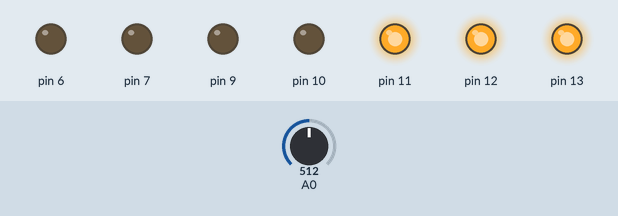
Recording of a sketch running on a simulated Arduino Uno, built with avr-gcc and run on an emulated ATmega328P. Shown: output pins drawn as LEDs (lit = HIGH). The test bench sets the inputs (shaded band); at power-on: A0 = 512.

Above: at 1.2 s.
1.3 s: A0 set to 449
2.8 s: A0 set to 431
At 4.0 s:
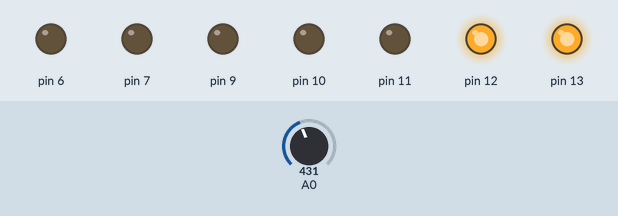
4.3 s: A0 set to 309
5.8 s: A0 set to 277
At 6.4 s:
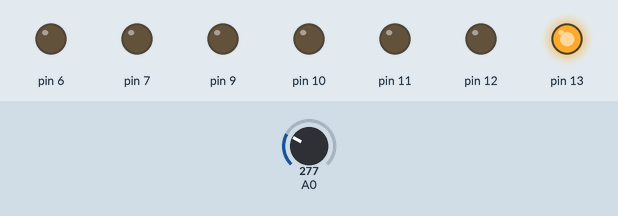
7.3 s: A0 set to 160
8.8 s: A0 set to 137
At 9.9 s:
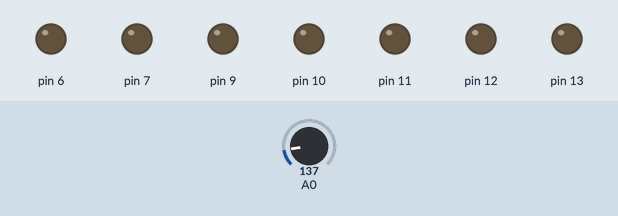
Timing chart, 0 to 11.3 s (numbered marks = the images above; inputs shaded):
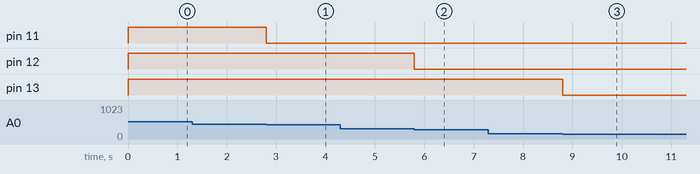

Measured:
- the behaviour switches between 440 and 439 on A0 (found by bisection; images 0 and 1)
- the behaviour switches between 294 and 293 on A0 (found by bisection; images 1 and 2)
- the behaviour switches between 148 and 147 on A0 (found by bisection; images 2 and 3)
- after the input at 1.3 s, every drawn part: stays the same
- after the input at 2.8 s, pin 11: HIGH → LOW at once
- after the input at 4.3 s, every drawn part: stays the same
- after the input at 5.8 s, pin 12: HIGH → LOW at once
- after the input at 7.3 s, every drawn part: stays the same
- after the input at 8.8 s, pin 13: HIGH → LOW at once

The sketch:

Sketch_opdracht_3.ino
```cpp
/*
  Luuk Witters
  Opdracht 3: 7 Ledlampjes met potentiemeter
*/
int input;

void setup()
{

  //Pins toekennen aan hun poort
  Serial.begin(9600);
  pinMode (13, OUTPUT);
  pinMode (12, OUTPUT);
  pinMode (11, OUTPUT);
  pinMode (10, OUTPUT);
  pinMode (9, OUTPUT);
  pinMode (7, OUTPUT);
  pinMode (6, OUTPUT);
}

void loop()
{
  //Analoog waarden van 0 tot/m 700 laten lopen
  input = map(analogRead(0), 0, 1023, 0, 700);


  //Als de input hoger is dan 100, dan gaat de LED aan. Anders gaat die uit.
  if (input > 100)
  {
    digitalWrite(13, HIGH);
  }
  else
    digitalWrite(13, LOW);

  //Als de input hoger is dan 200, dan gaat de LED aan. Anders gaat die uit.
  if (input > 200)
  {
    digitalWrite(12, HIGH);
  }
  else
    digitalWrite(12, LOW);

  //Als de input hoger is dan 300, dan gaat de LED aan. Anders gaat die uit.
  if (input > 300)
  {
    digitalWrite(11, HIGH);
  }
  else
    digitalWrite(11, LOW);

  //Als de input hoger is dan 400, dan gaat de LED aan. Anders gaat die uit.
  if (input > 400)
  {
    digitalWrite(10, HIGH);
  }
  else
    digitalWrite(10, LOW);

  //Als de input hoger is dan 500, dan gaat de LED aan. Anders gaat die uit.
  if (input > 500)
  {
    digitalWrite(9, HIGH);
  }
  else
    digitalWrite(9, LOW);

  //Als de input hoger is dan 600, dan gaat de LED aan. Anders gaat die uit.
  if (input > 600)
  {
    digitalWrite(7, HIGH);
  }
  else
    digitalWrite(7, LOW);

  //Als de input hoger is dan 700, dan gaat de LED aan. Anders gaat die uit.
  if (input >= 700)
  {
    digitalWrite(6, HIGH);
  }
  else
    digitalWrite(6, LOW);
}
```
